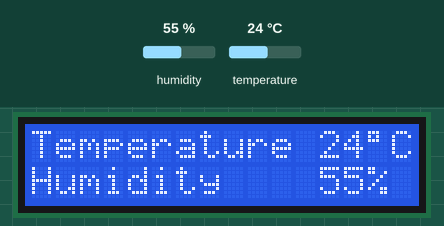
Bench run of a sketch on a simulated Arduino Uno, built with avr-gcc and run on an emulated ATmega328P. Parts: 16×2 character LCD. Inputs (shaded band) come from the test bench; at power-on: humidity 55 %, temperature 24 °C.

Above: at 1.2 s.
1.3 s: humidity set to 22 %
At 5.6 s:
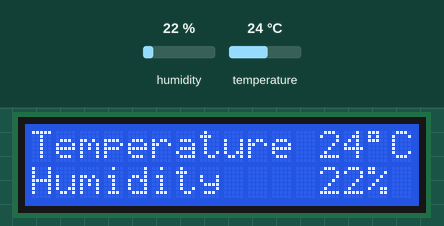
7.3 s: temperature set to 12 °C
At 11.4 s:
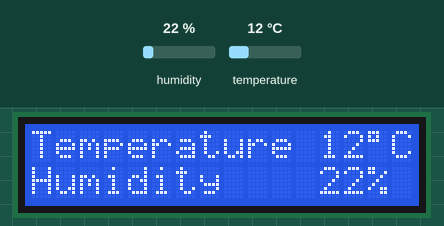
13.3 s: humidity set to 40 %
At 16.1 s:
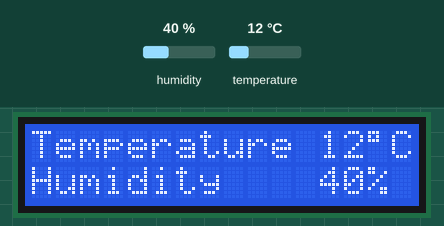
19.3 s: temperature set to 19 °C
At 20.8 s:
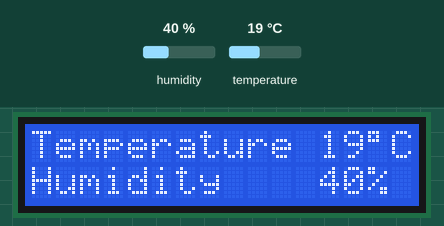
Timing chart, 0 to 22.3 s (numbered marks = the images above; inputs shaded):
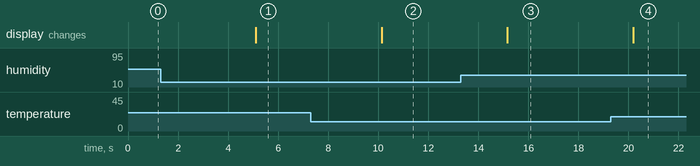

The sketch:

weatherstation.ino
```cpp
#include <LiquidCrystal.h>
#include <dht.h>

dht DHT;

// LiquidCrystal(RS, E, D4, D5, D6, D7)
LiquidCrystal lcd(12, 11, 5, 4, 3, 2);

#define DHT11_PIN 7

void setup() {
  Serial.begin(9600);
  lcd.begin(16, 2);
  lcd.print("Temperature");
  lcd.setCursor(14,0);
  lcd.print((char)223);
  lcd.print("C");
  lcd.setCursor(0,1);
  lcd.print("Humidity");
  lcd.setCursor(14,1);
  lcd.print("%");
}

void loop() {
  int chk = DHT.read11(DHT11_PIN);
  int temp = DHT.temperature;
  int hum = DHT.humidity;
  lcd.setCursor(12,0);
  lcd.print(temp);

  lcd.setCursor(12,1);
  lcd.print(hum);
  delay(5000);
}
```

Measured:
- after the input at 1.3 s, the display: changes after 3.8 s (image 1)
- after the input at 7.3 s, the display: changes after 2.8 s (image 2)
- after the input at 13.3 s, the display: changes after 1.9 s (image 3)
- after the input at 19.3 s, the display: changes after 0.89 s (image 4)
